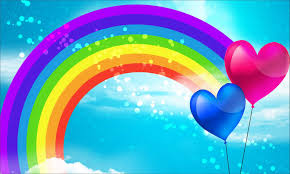
#> input picture arcoiris.jpg, 290 x 174 px
$ python Erosao.py
#> lines starting #> are read from the running program, lines starting #| are printed output that depends on the picture
import cv2

path = "arcoiris.jpg"
img = cv2.imread(path, 0)
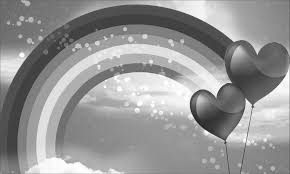
#> img: shape (174, 290); min 19, max 255, mean 149.6

kernel = cv2.getStructuringElement(cv2.MORPH_RECT,(3,3))


imgErosao = cv2.erode(img, kernel, iterations=4)
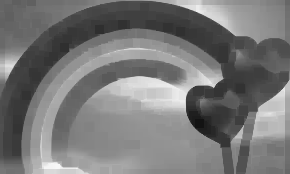
#> imgErosao: shape (174, 290); min 19, max 247, mean 120.1

cv2.imshow('Imagem Original', img)
cv2.imshow('Erosao', imgErosao)

cv2.waitKey(0)
